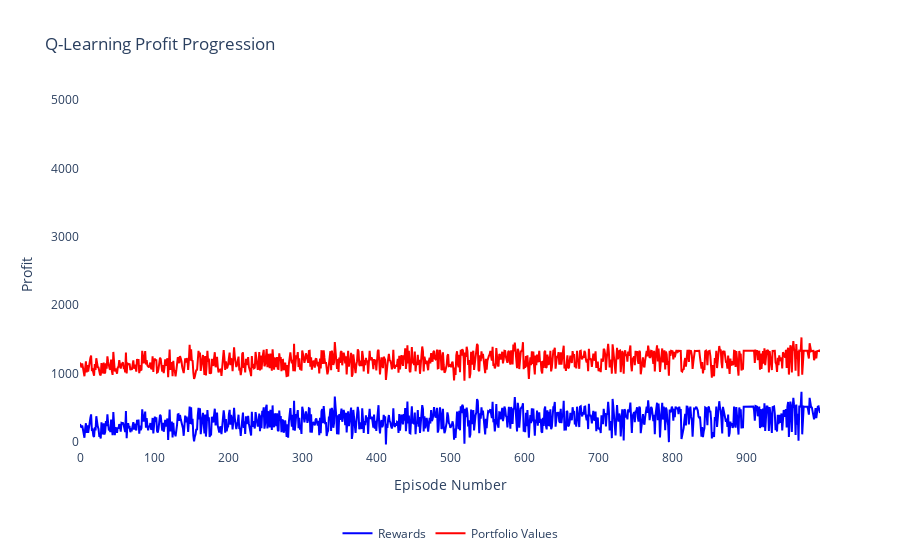

The notebook cell saved with this chart:
### Code cell
rewards = rewards8
profits = profits8

fig = go.Figure()

# reward line
fig.add_trace(go.Scatter(x=list(range(len(rewards))), y=rewards, 
                         mode='lines', 
                         name='Rewards', 
                         line=dict(color='blue', dash='solid')))  # solid line with blue color

# portfolio line
fig.add_trace(go.Scatter(x=list(range(len(profits))), y=profits, 
                         mode='lines', 
                         name='Portfolio Values', 
                         line=dict(color='red', dash='solid')))  # solid line with red color

# plot figure
fig.update_layout(
    title='Q-Learning Profit Progression',
    xaxis=dict(title='Episode Number'),
    yaxis=dict(title='Profit', range=[-100, 5000]), 
    legend=dict(orientation='h', x=0.5, xanchor='center', y=-0.2),
    plot_bgcolor='white', 
    yaxis_showgrid=True, 
    xaxis_showgrid=True
)

# show the plot
fig.show()

### Figure 1 — Plotly figure (JSON) as saved in the notebook; plotly's stock layout.template omitted (floating-point values rounded to 4 significant figures; data arrays with more than 128 entries replaced by an {"elided": "..."} marker saying what was removed)
{"data": [{"line": {"color": "blue", "dash": "solid"}, "mode": "lines", "name": "Rewards", "type": "scatter", "x": {"elided": "1000 int values"}, "y": {"elided": "1000 float values"}}, {"line": {"color": "red", "dash": "solid"}, "mode": "lines", "name": "Portfolio Values", "type": "scatter", "x": {"elided": "1000 int values"}, "y": {"elided": "1000 float values"}}], "layout": {"legend": {"orientation": "h", "x": 0.5, "xanchor": "center", "y": -0.2}, "plot_bgcolor": "white", "title": {"text": "Q-Learning Profit Progression"}, "xaxis": {"showgrid": true, "title": {"text": "Episode Number"}}, "yaxis": {"range": [-100, 5000], "showgrid": true, "title": {"text": "Profit"}}}}
